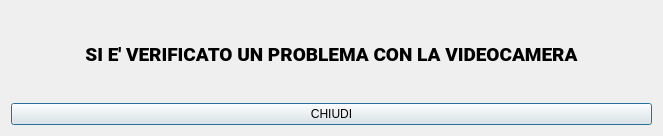
<?xml version="1.0" encoding="UTF-8"?>
<ui version="4.0">
 <class>Dialog</class>
 <widget class="QDialog" name="Dialog">
  <property name="geometry">
   <rect>
    <x>0</x>
    <y>0</y>
    <width>660</width>
    <height>133</height>
   </rect>
  </property>
  <property name="windowTitle">
   <string>Dialog</string>
  </property>
  <layout class="QVBoxLayout" name="verticalLayout">
   <item>
    <widget class="QWidget" name="widget" native="true">
     <layout class="QVBoxLayout" name="verticalLayout_2">
      <item>
       <widget class="QWidget" name="widget_11" native="true">
        <layout class="QHBoxLayout" name="horizontalLayout_6">
         <item>
          <widget class="QWidget" name="widget_12" native="true">
           <property name="sizePolicy">
            <sizepolicy hsizetype="Fixed" vsizetype="Fixed">
             <horstretch>0</horstretch>
             <verstretch>0</verstretch>
            </sizepolicy>
           </property>
           <property name="minimumSize">
            <size>
             <width>50</width>
             <height>50</height>
            </size>
           </property>
           <property name="maximumSize">
            <size>
             <width>50</width>
             <height>50</height>
            </size>
           </property>
           <layout class="QHBoxLayout" name="horizontalLayout_5">
            <property name="spacing">
             <number>5</number>
            </property>
            <property name="leftMargin">
             <number>5</number>
            </property>
            <property name="topMargin">
             <number>5</number>
            </property>
            <property name="rightMargin">
             <number>5</number>
            </property>
            <property name="bottomMargin">
             <number>5</number>
            </property>
            <item>
             <widget class="QLabel" name="label_14">
              <property name="sizePolicy">
               <sizepolicy hsizetype="Fixed" vsizetype="Fixed">
                <horstretch>0</horstretch>
                <verstretch>0</verstretch>
               </sizepolicy>
              </property>
              <property name="minimumSize">
               <size>
                <width>40</width>
                <height>40</height>
               </size>
              </property>
              <property name="maximumSize">
               <size>
                <width>100</width>
                <height>100</height>
               </size>
              </property>
              <property name="text">
               <string/>
              </property>
              <property name="pixmap">
               <pixmap>Icons/error.png</pixmap>
              </property>
              <property name="scaledContents">
               <bool>true</bool>
              </property>
             </widget>
            </item>
           </layout>
          </widget>
         </item>
         <item>
          <widget class="QLabel" name="label_2">
           <property name="font">
            <font>
             <family>Roboto Black</family>
             <pointsize>14</pointsize>
            </font>
           </property>
           <property name="text">
            <string>SI E' VERIFICATO UN PROBLEMA CON LA VIDEOCAMERA</string>
           </property>
           <property name="alignment">
            <set>Qt::AlignCenter</set>
           </property>
          </widget>
         </item>
         <item>
          <widget class="QWidget" name="widget_3" native="true">
           <property name="sizePolicy">
            <sizepolicy hsizetype="Fixed" vsizetype="Fixed">
             <horstretch>0</horstretch>
             <verstretch>0</verstretch>
            </sizepolicy>
           </property>
           <property name="minimumSize">
            <size>
             <width>50</width>
             <height>50</height>
            </size>
           </property>
           <property name="maximumSize">
            <size>
             <width>50</width>
             <height>50</height>
            </size>
           </property>
           <layout class="QHBoxLayout" name="horizontalLayout_2">
            <property name="leftMargin">
             <number>5</number>
            </property>
            <property name="topMargin">
             <number>5</number>
            </property>
            <property name="rightMargin">
             <number>5</number>
            </property>
            <property name="bottomMargin">
             <number>5</number>
            </property>
            <item>
             <widget class="QLabel" name="label_3">
              <property name="sizePolicy">
               <sizepolicy hsizetype="Fixed" vsizetype="Fixed">
                <horstretch>0</horstretch>
                <verstretch>0</verstretch>
               </sizepolicy>
              </property>
              <property name="minimumSize">
               <size>
                <width>40</width>
                <height>40</height>
               </size>
              </property>
              <property name="maximumSize">
               <size>
                <width>100</width>
                <height>100</height>
               </size>
              </property>
              <property name="text">
               <string/>
              </property>
              <property name="pixmap">
               <pixmap>Icons/error.png</pixmap>
              </property>
              <property name="scaledContents">
               <bool>true</bool>
              </property>
             </widget>
            </item>
           </layout>
          </widget>
         </item>
        </layout>
       </widget>
      </item>
     </layout>
    </widget>
   </item>
   <item>
    <widget class="QPushButton" name="pushButton">
     <property name="text">
      <string>CHIUDI</string>
     </property>
    </widget>
   </item>
  </layout>
 </widget>
 <resources/>
 <connections/>
</ui>
